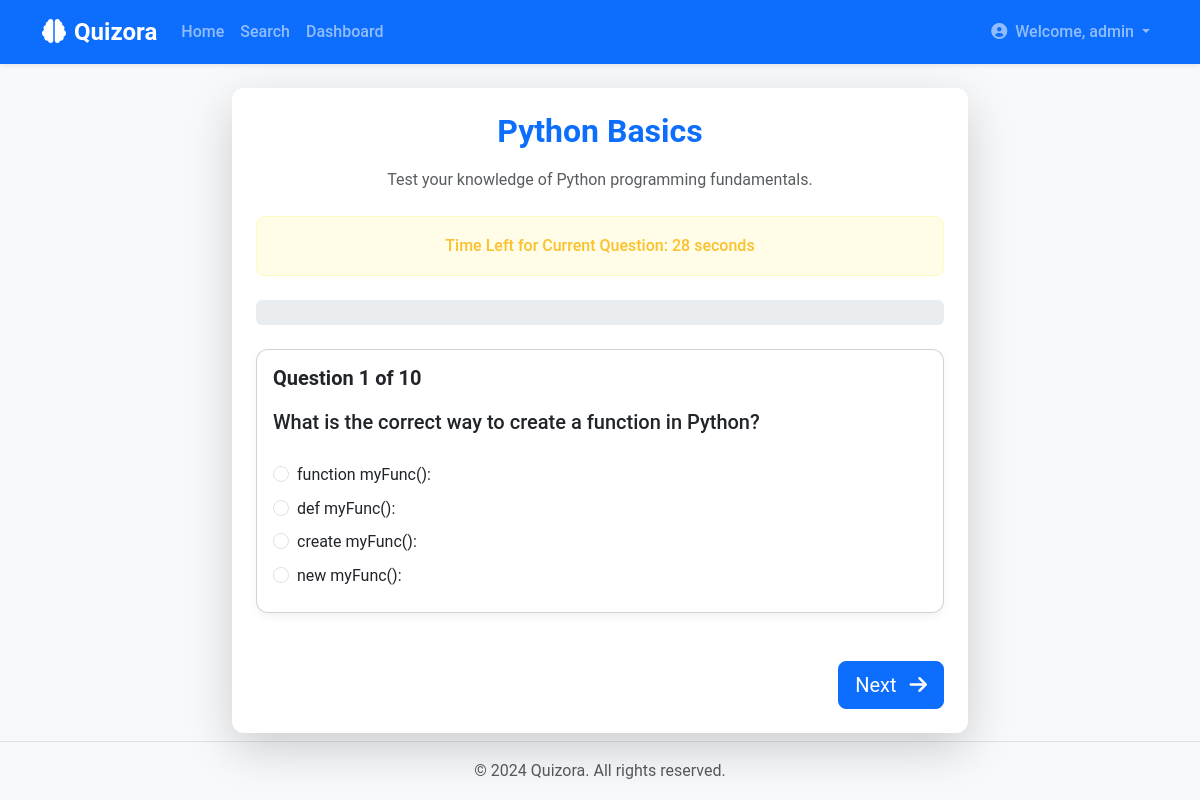
The page /quiz/1 (signed in) on the database its author committed.
### models.py (models this page shows, shortened)
class User(UserMixin, db.Model):
    id = db.Column(db.Integer, primary_key=True)
    username = db.Column(db.String(80), unique=True, nullable=False, index=True)
    email = db.Column(db.String(120), unique=True, nullable=False, index=True)
    password_hash = db.Column(db.String(256), nullable=False)  # Increased length for stronger hashing
    is_admin = db.Column(db.Boolean, default=False)
    has_advanced_access = db.Column(db.Boolean, default=False)
    created_at = db.Column(db.DateTime, default=datetime.utcnow)
    quizzes_taken = db.relationship('QuizResult', backref='user', lazy=True)
    __table_args__ = (
        db.UniqueConstraint('username', name='uq_user_username'),
        db.UniqueConstraint('email', name='uq_user_email'),
    )

class Quiz(db.Model):
    id = db.Column(db.Integer, primary_key=True)
    title = db.Column(db.String(100), nullable=False)
    description = db.Column(db.Text)
    is_advanced = db.Column(db.Boolean, default=False)  # New field to mark advanced quizzes
    time_limit = db.Column(db.Integer, default=0)  # Time limit in minutes (0 for no limit)
    creator_id = db.Column(db.Integer, db.ForeignKey('user.id'), nullable=False)
    created_at = db.Column(db.DateTime, default=datetime.utcnow)
    questions = db.relationship('Question', backref='quiz', lazy=True)
    results = db.relationship('QuizResult', backref='quiz', lazy=True)

class Question(db.Model):
    id = db.Column(db.Integer, primary_key=True)
    quiz_id = db.Column(db.Integer, db.ForeignKey('quiz.id'), nullable=False)
    question_text = db.Column(db.Text, nullable=False)
    option_a = db.Column(db.String(200), nullable=False)
    option_b = db.Column(db.String(200), nullable=False)
    option_c = db.Column(db.String(200), nullable=False)
    option_d = db.Column(db.String(200), nullable=False)
    correct_answer = db.Column(db.String(1), nullable=False)
    points = db.Column(db.Integer, default=1)

### app.py (the view)
@app.route('/quiz/<int:quiz_id>')
@login_required
def quiz(quiz_id):
    quiz = Quiz.query.get_or_404(quiz_id)
    return render_template('quiz.html', quiz=quiz)

### app.py (called while the page is built)
@login_manager.user_loader
def load_user(user_id):
    return User.query.get(int(user_id))

### templates/quiz.html (shortened to what this page needs)
{% extends "base.html" %}
{% block content %}
<div class="row justify-content-center animate__animated animate__fadeIn">
    <div class="col-lg-8">
        <div class="card border-0 shadow-lg">
            <div class="card-body p-4">
                <h2 class="card-title mb-3 text-center fw-bold text-primary">{{ quiz.title }}</h2>
                <p class="text-muted text-center mb-4">{{ quiz.description }}</p>
                <div class="alert alert-warning text-center mb-4" role="alert" id="questionTimer" style="display: none;">
                    Time Left for Current Question: <span id="questionTime">30</span> seconds
                </div>
                <div class="progress mb-4" style="height: 25px;">
                </div>
                <form id="quizForm" method="POST" action="{{ url_for('submit_quiz', quiz_id=quiz.id) }}" data-time-limit="{{ quiz.time_limit }}">
                    {% for question in quiz.questions %}
                    <div class="question-card card mb-4 animate__animated animate__fadeInUp" data-question-index="{{ loop.index0 }}">
                        <div class="card-body">
                            <h5 class="card-title mb-3 fw-bold">Question {{ loop.index }} of {{ quiz.questions|length }}</h5>
                            <p class="card-text question-text">{{ question.question_text }}</p>
                            <div class="options">
                                <div class="form-check custom-radio-card mb-2">
                                    <input class="form-check-input" type="radio" name="question_{{ question.id }}" id="q{{ question.id }}_a" value="A" required>
                                    <label class="form-check-label" for="q{{ question.id }}_a">
                                        {{ question.option_a }}
                                    </label>
                                </div>
                                <div class="form-check custom-radio-card mb-2">
                                    <input class="form-check-input" type="radio" name="question_{{ question.id }}" id="q{{ question.id }}_b" value="B">
                                    <label class="form-check-label" for="q{{ question.id }}_b">
                                        {{ question.option_b }}
                                    </label>
                                </div>
                                <div class="form-check custom-radio-card mb-2">
                                    <input class="form-check-input" type="radio" name="question_{{ question.id }}" id="q{{ question.id }}_c" value="C">
                                    <label class="form-check-label" for="q{{ question.id }}_c">
                                        {{ question.option_c }}
                                    </label>
                                </div>
                                <div class="form-check custom-radio-card mb-2">
                                    <input class="form-check-input" type="radio" name="question_{{ question.id }}" id="q{{ question.id }}_d" value="D">
                                    <label class="form-check-label" for="q{{ question.id }}_d">
                                        {{ question.option_d }}
                                    </label>
                                </div>
                            </div>
                        </div>
                    </div>
                    {% endfor %}
                    <div class="d-flex justify-content-between align-items-center mt-5">
                        <button type="button" class="btn btn-primary btn-lg ms-auto" id="nextQuestionBtn">Next <i class="fas fa-arrow-right ms-2"></i></button>
                    </div>
                </form>
            </div>
        </div>
    </div>
</div>
{% endblock %}

### templates/base.html (shortened to what this page needs)
<!DOCTYPE html>
<html lang="en">
<head>
    <link href="https://cdn.jsdelivr.net/npm/bootstrap@5.3.0/dist/css/bootstrap.min.css" rel="stylesheet">
    <link rel="stylesheet" href="https://cdnjs.cloudflare.com/ajax/libs/font-awesome/6.0.0/css/all.min.css">
    <link rel="stylesheet" href="https://cdnjs.cloudflare.com/ajax/libs/animate.css/4.1.1/animate.min.css"/>
    <link rel="stylesheet" href="{{ url_for('static', filename='css/style.css') }}">
</head>
<body>
    <nav class="navbar navbar-expand-md navbar-dark bg-primary shadow-sm">
        <div class="container">
            <a class="navbar-brand fw-bold animate__animated animate__fadeInLeft" href="{{ url_for('index') }}">
                <i class="fas fa-brain me-2"></i>Quizora
            </a>
            <div class="collapse navbar-collapse" id="navbarNav">
                <ul class="navbar-nav me-auto mb-2 mb-lg-0">
                    <li class="nav-item">
                        <a class="nav-link" href="{{ url_for('index') }}">Home</a>
                    </li>
                    <li class="nav-item">
                        <a class="nav-link" href="{{ url_for('search') }}">Search</a>
                    </li>
                    {% if current_user.is_authenticated %}
                    <li class="nav-item">
                        <a class="nav-link" href="{{ url_for('dashboard') }}">Dashboard</a>
                    </li>
                    {% endif %}
                </ul>
                <ul class="navbar-nav ms-auto mb-2 mb-lg-0">
                    {% if current_user.is_authenticated %}
                    <li class="nav-item dropdown">
                        <a class="nav-link dropdown-toggle" href="#" id="navbarDropdown" role="button" data-bs-toggle="dropdown" aria-expanded="false">
                            <i class="fas fa-user-circle me-1"></i> Welcome, {{ current_user.username }}
                        </a>
                    </li>
                    {% endif %}
                </ul>
            </div>
        </div>
    </nav>
    <div class="container mt-4 flex-grow-1">
        {% block content %}{% endblock %}
    </div>
    <footer class="footer mt-auto py-3 bg-light border-top">
        <div class="container text-center">
            <span class="text-muted">&copy; 2024 Quizora. All rights reserved.</span>
        </div>
    </footer>
</body>
</html>

### static/css/style.css (style rules this page uses)
body { font-family: 'Roboto', sans-serif; line-height: 1.6; background-color: #f8f9fa; display: flex; flex-direction: column; min-height: 100vh; }
.navbar-brand { font-weight: 700; font-size: 1.5rem; }
.navbar-nav .nav-link { font-weight: 500; transition: color 0.3s ease; }
.alert { margin-top: 1rem; border-radius: 0.5rem; font-weight: 500; animation: fadeIn 0.5s ease-out; }
.alert-warning { background-color: #fffde7; color: #fbc02d; border-color: #fff9c4; }
.card { box-shadow: 0 4px 8px rgba(0,0,0,0.05); border-radius: 0.75rem; overflow: hidden; }
.container.flex-grow-1 { flex-grow: 1; }
.question-text { font-size: 1.25rem; font-weight: 500; margin-bottom: 1.5rem; }

### rows shown on the page
User: username "admin"
Quiz: title "Python Basics", description "Test your knowledge of Python programming fundamentals."
Question: questions|length "10", question_text "What is the correct way to create a function in Python?", option_a "function myFunc():", option_b "def myFunc():", option_c "create myFunc():", option_d "new myFunc():"
